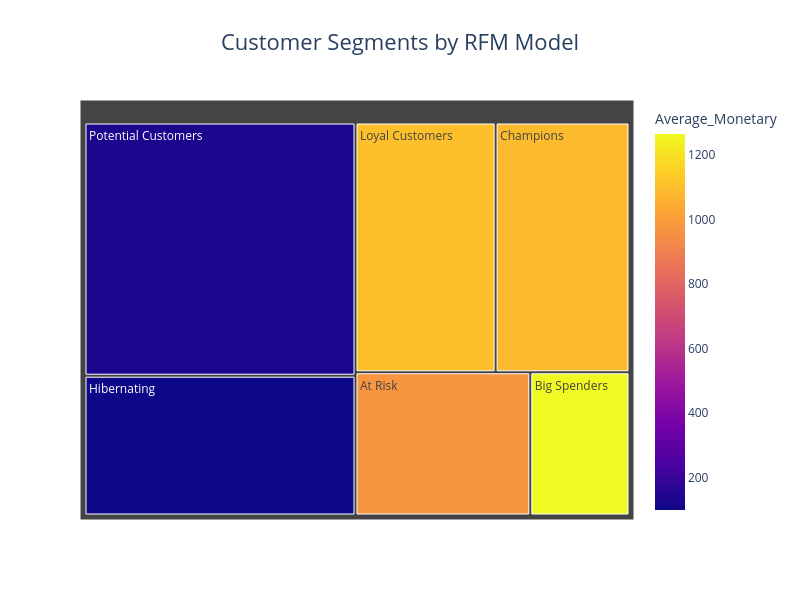

Source (notebook cell):
### Code cell
import plotly.express as px

fig = px.treemap(segment_summary,path =['Segment'],values ='Customer_Count',color ='Average_Monetary',
                 color_continuous_scale='Plasma',
                title ='Customer Segments by RFM Model')

# customize the plot:
fig.update_layout(title_font_size=22,
    title_x=0.5,
    width=800,  # Set figure width
    height=600  # Set figure height
)

fig.update_traces(
    hovertemplate ='<b>%{label}</b><br>' +
                    'Customer_Count : %{value:.0f}<br>' +
                    'Average_Monetary : $%{color:.0f}<br>' +
                    '<extra></extra>')
fig.show()

### Figure 1 — Plotly figure (JSON) as saved in the notebook; plotly's stock layout.template omitted (floating-point values rounded to 4 significant figures)
{"data": [{"branchvalues": "total", "customdata": [[972.8], [1265.0], [1087.0], [99.6], [1104.0], [130.3]], "domain": {"x": [0, 1], "y": [0, 1]}, "hovertemplate": "<b>%{label}</b><br>Customer_Count : %{value:.0f}<br>Average_Monetary : $%{color:.0f}<br><extra></extra>", "ids": ["At Risk", "Big Spenders", "Champions", "Hibernating", "Loyal Customers", "Potential Customers"], "labels": ["At Risk", "Big Spenders", "Champions", "Hibernating", "Loyal Customers", "Potential Customers"], "marker": {"coloraxis": "coloraxis", "colors": [972.8, 1265.0, 1087.0, 99.6, 1104.0, 130.3]}, "name": "", "parents": ["", "", "", "", "", ""], "type": "treemap", "values": [259.0, 147.0, 346.0, 392.0, 362.0, 710.0]}], "layout": {"coloraxis": {"colorbar": {"title": {"text": "Average_Monetary"}}, "colorscale": [[0, "#0d0887"], [0.1111, "#46039f"], [0.2222, "#7201a8"], [0.3333, "#9c179e"], [0.4444, "#bd3786"], [0.5556, "#d8576b"], [0.6667, "#ed7953"], [0.7778, "#fb9f3a"], [0.8889, "#fdca26"], [1, "#f0f921"]]}, "height": 600, "legend": {"tracegroupgap": 0}, "title": {"font": {"size": 22}, "text": "Customer Segments by RFM Model", "x": 0.5}, "width": 800}}
